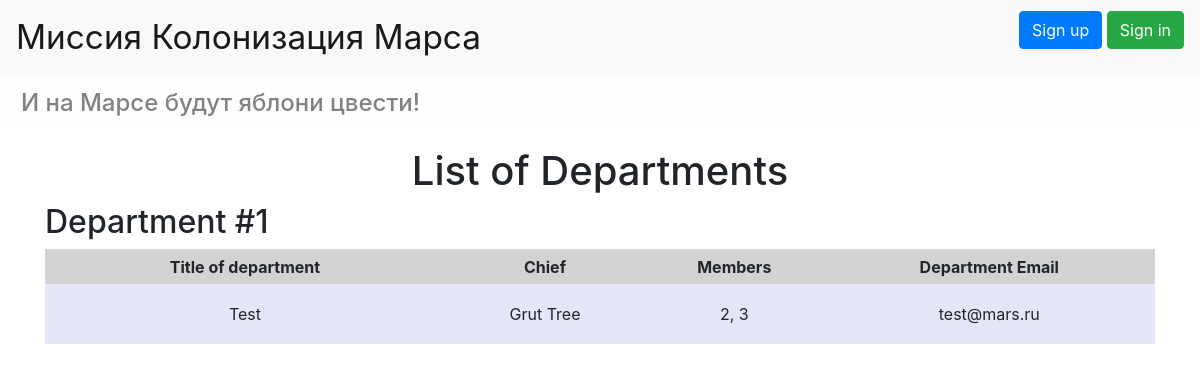
/deps, run on the app's committed database.
### data/departments.py (models this page shows)
class Department(SqlAlchemyBase):
    __tablename__ = 'departments'
    id = sqlalchemy.Column(sqlalchemy.Integer,
                           primary_key=True, autoincrement=True)
    title = sqlalchemy.Column(sqlalchemy.String, nullable=True)
    chief = sqlalchemy.Column(sqlalchemy.Integer, nullable=True)
    members = sqlalchemy.Column(sqlalchemy.String, nullable=True)
    email = sqlalchemy.Column(sqlalchemy.String, nullable=True)
    user_id = sqlalchemy.Column(sqlalchemy.Integer, sqlalchemy.ForeignKey("users.id"))
    user = orm.relation('User')

### data/users.py (models this page shows, shortened)
class User(SqlAlchemyBase, UserMixin):
    __tablename__ = 'users'
    id = sqlalchemy.Column(sqlalchemy.Integer,
                           primary_key=True, autoincrement=True)
    surname = sqlalchemy.Column(sqlalchemy.String, nullable=True)
    name = sqlalchemy.Column(sqlalchemy.String, nullable=True)
    age = sqlalchemy.Column(sqlalchemy.Integer, nullable=True)
    position = sqlalchemy.Column(sqlalchemy.String, nullable=True)
    speciality = sqlalchemy.Column(sqlalchemy.String, nullable=True)
    address = sqlalchemy.Column(sqlalchemy.String, nullable=True)
    email = sqlalchemy.Column(sqlalchemy.String, unique=True, nullable=True)
    hashed_password = sqlalchemy.Column(sqlalchemy.String, nullable=True)
    modified_date = sqlalchemy.Column(sqlalchemy.DateTime,
                                      default=datetime.datetime.now)
    jobs = orm.relation("Jobs", back_populates='user')
    departments = orm.relation("Department", back_populates='user')

### main.py (the view)
@app.route('/deps')
def dep_list():
    db_session.global_init('db/blogs.sqlite')
    session = db_session.create_session()
    deps = session.query(Department).all()
    users = session.query(User).all()
    return render_template('departments.html', deps=deps, users=users)

### data/db_session.py (called while the page is built, shortened)
def global_init(db_file):
    global __factory
    if __factory:
        return

def create_session() -> Session:
    global __factory
    return __factory()

### templates/departments.html (shortened to what this page needs)
{% extends 'base.html' %}
{% block content %}
    <h1 align="center">List of Departments</h1>
    {% for item in deps %}
    <div>
        <h2>Department #{{loop.index}}</h2>
        <table>
            <tr><th width="400px">Title of department</th>
                <th width="200px">Chief</th>
                <th>Members</th>
                <th>Department Email</th>
            <tr>
                <td bgcolor="Lavender">{{item.title}}</td>
            {% for i in users %}
                {% if i.id == item.chief %}
                <td bgcolor="Lavender">
                    {{i.surname}}
                    {{i.name}}
                </td>
                {%endif%}
            {%endfor%}
                <td bgcolor="Lavender">{{item.members}}</td>
                <td bgcolor="Lavender">{{item.email}}</td>
            </tr>
        </table>
        <br>
    </div>
    {% endfor %}
{% endblock %}

### static/css/style.css (style rules this page uses)
table { width: 100% }
th { height: 35px; background-color: #D3D3D3; text-align: center; }
td { height: 60px; text-align: center; }

### data on the page
Department: title "Test", members "2, 3", email "test@mars.ru"
User: surname "Grut", name "Tree"
